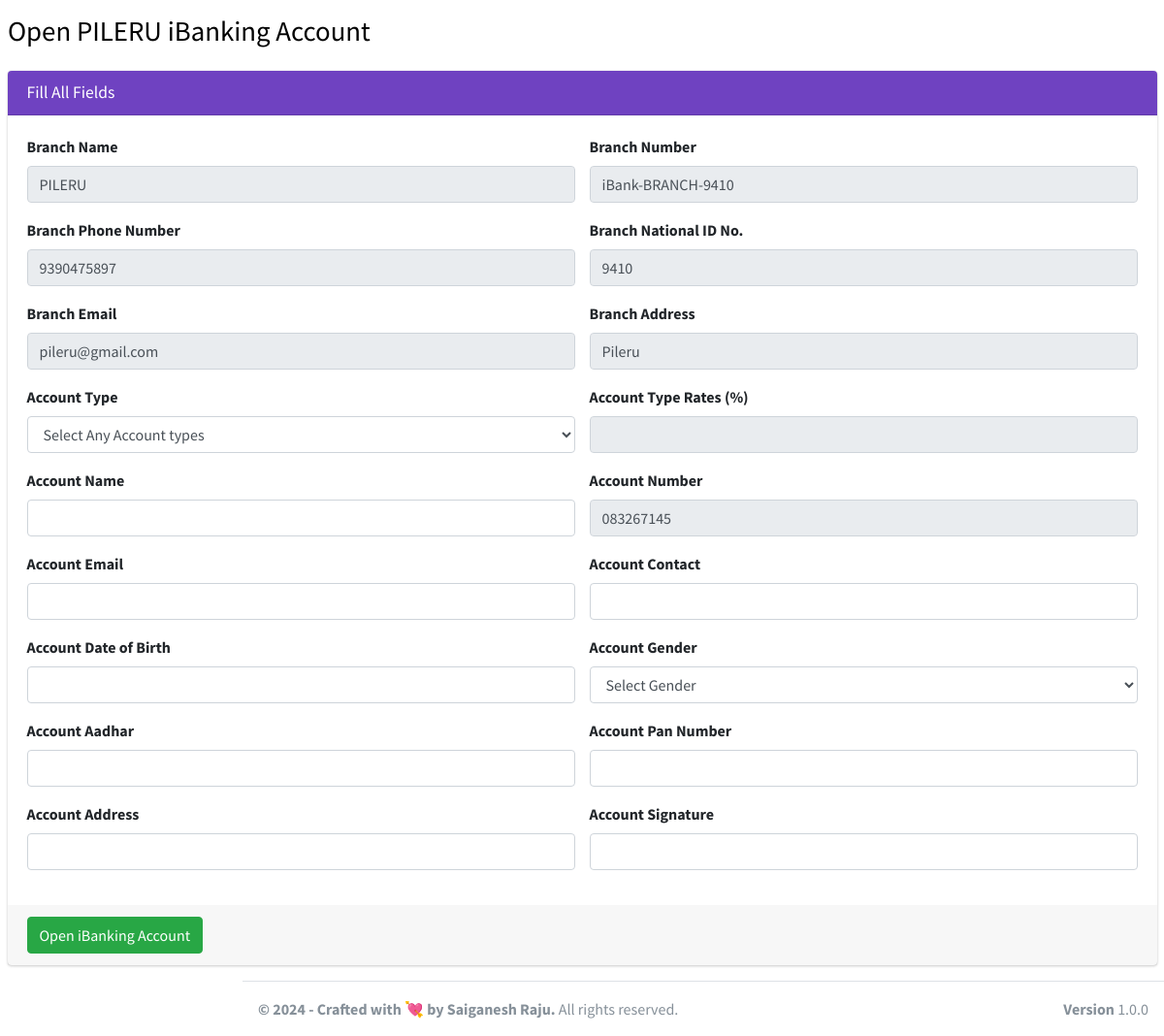
The app's page /user1/pages_open_new_acc.php?client_number=iBank-BRANCH-9410&client_id=23 with its own data.
### tables this page shows
CREATE TABLE `ib_clients` (
  `client_id` int(11) NOT NULL,
  `name` varchar(200) NOT NULL,
  `national_id` varchar(200) NOT NULL,
  `phone` varchar(200) NOT NULL,
  `address` varchar(200) NOT NULL,
  `email` varchar(200) DEFAULT NULL,
  `password` varchar(200) NOT NULL,
  `profile_pic` varchar(200) NOT NULL,
  `client_number` varchar(200) NOT NULL
);

CREATE TABLE `ib_systemsettings` (
  `id` int(20) NOT NULL,
  `sys_name` longtext NOT NULL,
  `sys_tagline` longtext NOT NULL,
  `sys_logo` varchar(200) NOT NULL
);

### user1/pages_open_new_acc.php (the view, shortened to what this page needs)
<?php
include('conf/config.php');
?>
<!DOCTYPE html>
<html>
<?php include("dist/_partials/head.php"); ?>
<body>
    <div class="wrapper">
        <?php
        $client_id = $_GET['client_id'];
        $ret = "SELECT * FROM  iB_clients WHERE client_id = ? ";
        $stmt = $mysqli->prepare($ret);
        $stmt->bind_param('i', $client_id);
        $stmt->execute();
        $res = $stmt->get_result();
        while ($row = $res->fetch_object()) {
        ?>
            <div>
                <section class="content-header">
                    <div class="container-fluid">
                        <div class="row mb-2">
                            <div class="centered-text">
                                <h1>Open <?php echo $row->name; ?> iBanking Account</h1>
                            </div>
                        </div>
                    </div>
                </section>
                <section class="content">
                    <div class="container-fluid">
                        <div class="row">
                            <div class="col-md-12">
                                <div class="card card-purple">
                                    <div class="card-header">
                                        <h3 class="card-title">Fill All Fields</h3>
                                    </div>
                                    <form method="post" enctype="multipart/form-data" role="form">
                                        <div class="card-body">
                                            <div class="row">
                                                <div class=" col-md-6 form-group">
                                                    <label for="exampleInputEmail1">Branch Name</label>
                                                    <input type="text" readonly name="client_name" value="<?php echo $row->name; ?>" required class="form-control" id="exampleInputEmail1">
                                                </div>
                                                <div class=" col-md-6 form-group">
                                                    <label for="exampleInputPassword1">Branch Number</label>
                                                    <input type="text" readonly name="client_number" value="<?php echo $row->client_number; ?>" class="form-control" id="exampleInputPassword1">
                                                </div>
                                            </div>
                                            <div class="row">
                                                <div class=" col-md-6 form-group">
                                                    <label for="exampleInputEmail1">Branch Phone Number</label>
                                                    <input type="text" readonly name="client_phone" value="<?php echo $row->phone; ?>" required class="form-control" id="exampleInputEmail1">
                                                </div>
                                                <div class=" col-md-6 form-group">
                                                    <label for="exampleInputPassword1">Branch National ID No.</label>
                                                    <input type="text" readonly value="<?php echo $row->national_id; ?>" name="client_national_id" required class="form-control" id="exampleInputEmail1">
                                                </div>
                                            </div>
                                            <div class="row">
                                                <div class=" col-md-6 form-group">
                                                    <label for="exampleInputEmail1">Branch Email</label>
                                                    <input type="email" readonly name="client_email" value="<?php echo $row->email; ?>" required class="form-control" id="exampleInputEmail1">
                                                </div>
                                                <div class=" col-md-6 form-group">
                                                    <label for="exampleInputEmail1">Branch Address</label>
                                                    <input type="text" name="client_adr" readonly value="<?php echo $row->address; ?>" required class="form-control" id="exampleInputEmail1">
                                                </div>
                                            </div>
                                            <div class="row">
                                                <div class=" col-md-6 form-group">
                                                    <label for="exampleInputEmail1">Account Type</label>
                                                    <select class="form-control" onChange="getiBankAccs(this.value);" name="acc_type">
                                                        <option>Select Any Account types</option>
                                                        <?php
                                                        $ret = "SELECT * FROM  iB_Acc_types ORDER BY RAND() ";
                                                        $stmt = $mysqli->prepare($ret);
                                                        $stmt->execute();
                                                        $res = $stmt->get_result();
                                                        ?>
                                                    </select>
                                                </div>
                                                <div class=" col-md-6 form-group">
                                                    <label for="exampleInputEmail1">Account Type Rates (%)</label>
                                                    <input type="text" name="acc_rates" readonly required class="form-control" id="AccountRates">
                                                </div>
                                            </div>
                                            <div class="row">
                                                <div class=" col-md-6 form-group">
                                                    <label for="exampleInputEmail1">Account Name</label>
                                                    <input type="text" name="name" required class="form-control" id="exampleInputEmail1">
                                                </div>
                                                <div class=" col-md-6 form-group">
                                                    <label for="exampleInputEmail1">Account Number</label>
                                                    <?php
                                                    $length = 12;
                                                    $_accnumber =  substr(str_shuffle('0123456789'), 1, $length);
                                                    ?>
                                                    <input type="text" readonly name="account_number" value="<?php echo $_accnumber; ?>" required class="form-control" id="exampleInputEmail1">
                                                </div>
                                            </div>
                                            <div class = "row">
                                                 <div class=" col-md-6 form-group">
                                                    <label for="exampleInputEmail1">Account Email</label>
                                                    <input type="text" name="email" required class="form-control" id="exampleInputEmail1">
                                                </div>
                                                <div class=" col-md-6 form-group">
                                                    <label for="exampleInputEmail1">Account Contact</label>
                                                    <input type="text" name="contact" required class="form-control" id="exampleInputEmail1">
                                                </div>
                                            </div>
                                            <div class = "row">
                                                 <div class=" col-md-6 form-group">
                                                    <label for="exampleInputEmail1">Account Date of Birth</label>
                                                    <input type="text" name="dob" required class="form-control" id="exampleInputEmail1">
                                                </div>
                                                <div class=" col-md-6 form-group">
                                                    <label for="exampleInputEmail1">Account Gender</label>
                                                    <select class="form-control" name="gender">
                                                        <option>Select Gender</option>
                                                    </select>
                                                </div>
                                            </div>
                                            <div class = "row">
                                                 <div class=" col-md-6 form-group">
                                                    <label for="exampleInputEmail1">Account Aadhar</label>
                                                    <input type="text" name="aadhar" required class="form-control" id="exampleInputEmail1">
                                                </div>
                                                <div class=" col-md-6 form-group">
                                                    <label for="exampleInputEmail1">Account Pan Number</label>
                                                    <input type="text" name="pan_no" required class="form-control" id="exampleInputEmail1">
                                                </div>
                                            </div>
                                            <div class = "row">
                                                 <div class=" col-md-6 form-group">
                                                    <label for="exampleInputEmail1">Account Address</label>
                                                    <input type="text" name="address" required class="form-control" id="exampleInputEmail1">
                                                </div>
                                                <div class=" col-md-6 form-group">
                                                    <label for="exampleInputEmail1">Account Signature</label>
                                                    <input type="text" name="signature" required class="form-control" id="exampleInputEmail1">
                                                </div>
                                            </div>
                                        </div>
                                        <div class="card-footer">
                                            <button type="submit" name="open_account" class="btn btn-success">Open iBanking Account</button>
                                        </div>
                                    </form>
                                </div>
                            </div>
                </section>
            </div>
        <?php } ?>
        <?php include("dist/_partials/footer.php"); ?>
    </div>
</body>
</html>
<html>
<head>
</head>
</html>

### user1/dist/_partials/footer.php
<?php
$ret = "SELECT * FROM `iB_SystemSettings` ";
$stmt = $mysqli->prepare($ret);
$stmt->execute();
$res = $stmt->get_result();
while ($sys = $res->fetch_object()) {
?>
  <footer class="main-footer">
    <strong>&copy; 2024 - Crafted with 💘 by Saiganesh Raju.</strong>
    All rights reserved.
    <div class="float-right d-none d-sm-inline-block">
      <b>Version</b> 1.0.0
    </div>
  </footer>
<?php } ?>

### user1/pages_open_new_acc.php (style rules this page uses)
.centered-text { text-align: center; font-weight: bold; font-size: 150%; color: black; }

### records on screen
ib_clients: name "PILERU", client_name "PILERU", client_number "iBank-BRANCH-9410", client_phone "9390475897", client_national_id "9410", client_email "pileru@gmail.com", client_adr "Pileru", account_number "083267145"
